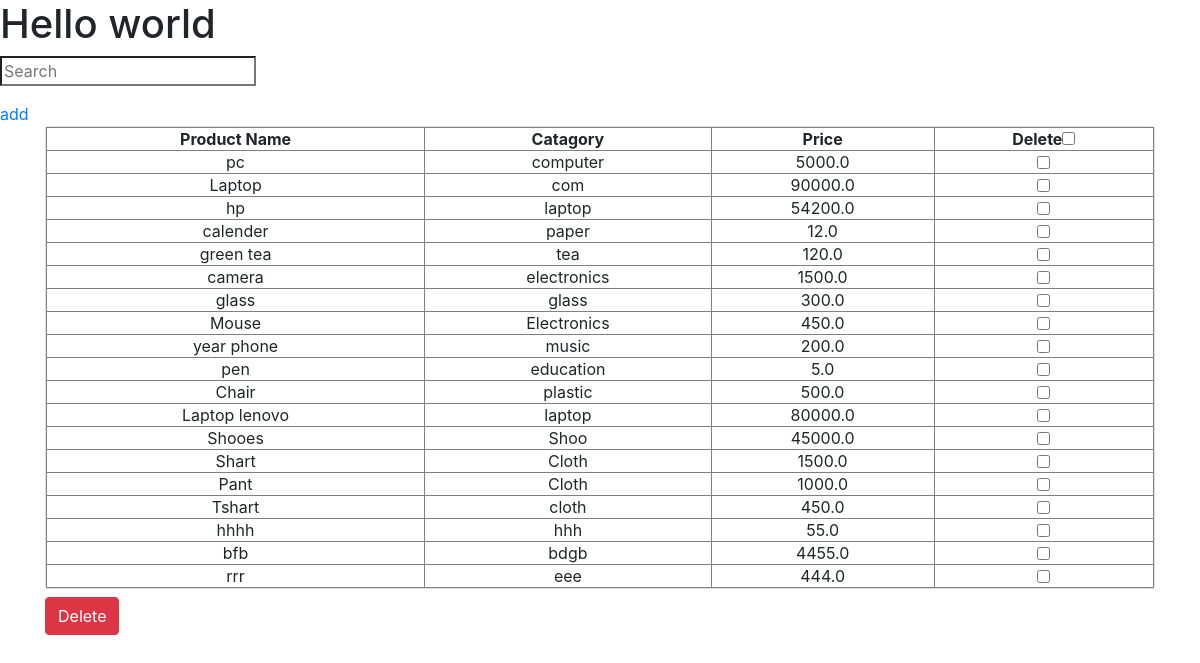
The app's page /, older data.
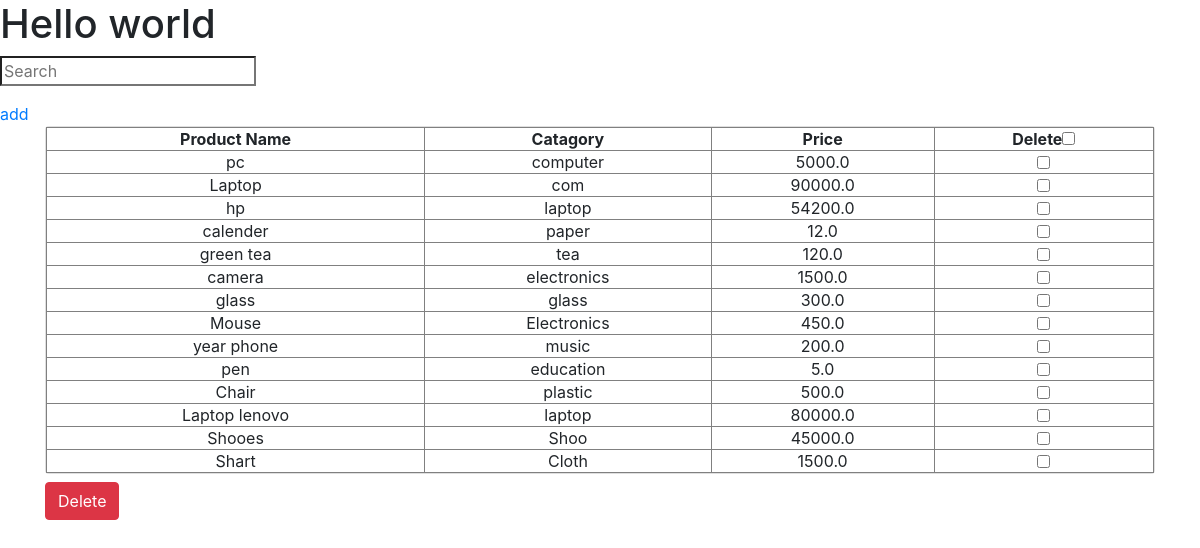
The same page, newer data.
### checkboxes/models.py (models this page shows, shortened)
class Product(models.Model):
    name = models.CharField(max_length=200)
    category = models.CharField(max_length=200)
    price = models.FloatField()

### checkboxes/views.py (the view, shortened to what this page needs)
# urls.py: path('', Product_view.as_view(), name='home'),
class  Product_view(View):
    def get(self, request):
        allproduct = Product.objects.all()
        context = {
            'products':allproduct
        }
        return render(request, 'home.html', context)

### templates/home.html (shortened to what this page needs)
{% block content %}
<h1>Hello world</h1>
<p>
    <input type="search" id="algolia-doc-search" placeholder="Search" aria-label="Search docs" class="css-7dpbpx ds-input" autocomplete="off" spellcheck="false" role="combobox" aria-autocomplete="list" aria-expanded="false" aria-labelledby="algolia-doc-search" aria-owns="algolia-autocomplete-listbox-0" dir="auto" style="position: relative; vertical-align: top;">
</p>
<a href="{% url 'create'%}"> add</a>
<div class="container">
    <div class="card">
            <table cellspacing="0" rules="all" border="1" id="Table1" style="border-collapse: collapse; text-align: center">
            <thead>
                <th>Product Name</th>
                <th>Catagory</th>
                <th>Price</th>
                <th>Delete<input type="checkbox" id="select-all"></th>
            </thead>
            <tbody>
                {% for prod in products %}
                <tr id="{{ prod.id }}">
                    <td>{{ prod.name }}</td>
                    <td>{{ prod.category }}</td>
                    <td>{{ prod.price }}</td>
                    <td><input type="checkbox" name="product_id[]" value="{{prod.id}}" id="delete_product" </td>
                </tr>
                {% endfor %}
            </tbody>
        </table>
    </div>
    <div>
        <button type="submit"  id="delete_btn" class="btn btn-danger mt-2">Delete</button>
    </div>
</div>
{% endblock content %}

Row changes from the older to the newer data that the page shows:
removed Product: name "Pant", category "Cloth", price "1000.0"
removed Product: name "Tshart", category "cloth", price "450.0"
removed Product: name "hhhh", category "hhh", price "55.0"
removed Product: name "bfb", category "bdgb", price "4455.0"
removed Product: name "rrr", category "eee", price "444.0"
